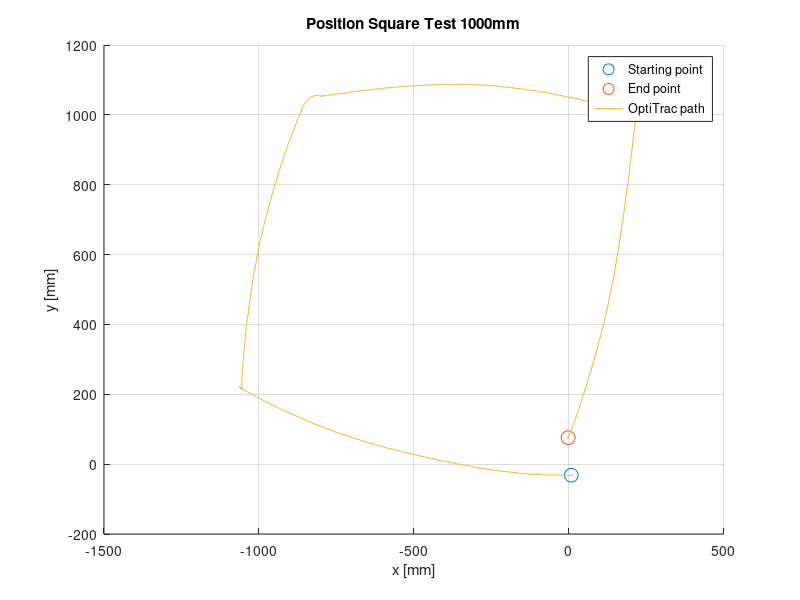

MATLAB code to generate this figure:
fileID = fopen('SquareTest1000_16_03_23.txt','r');


tline=fgetl(fileID);
%headers = strsplit(tline,','); kan brukes for å fjerne headers (fjerner
%første linje

formatSpec = '%f%f%f%f%f%f%f%f%f%f%f%f%f%f%f%f%f%f%f%f';
datacell = textscan(fileID,formatSpec,'Delimiter',',');
time = datacell{2};
X = datacell{18};
Z = datacell{19};
Y = datacell{20};

figure(1);
hold on;
plot(X(1,1),Y(1,1),'o','MarkerSize',10);
plot(X(end,1),Y(end,1),'o','MarkerSize',10);
plot(X,Y);
grid on;
title('Position Square Test 1000mm');
xlabel('x [mm]');
ylabel('y [mm]');
legend('Starting point','End point','OptiTrac path');
hold off;